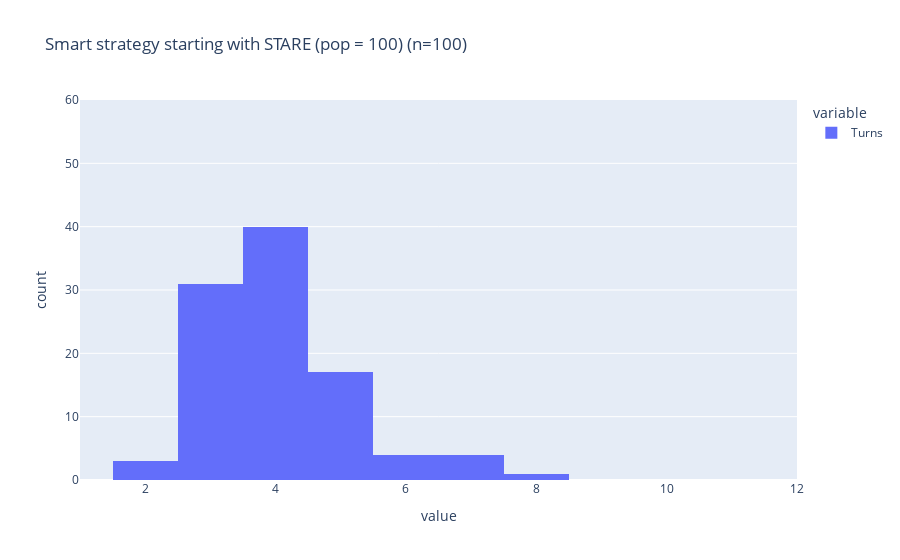

The code cell stored with this chart in its notebook:
### Code cell
px.histogram(stare_smart,nbins=12,range_x=[1,12], range_y=[0,60], title="Smart strategy starting with STARE (pop = 100) (n=%d)" % (n))

### Figure 1 — Plotly figure (JSON) as saved in the notebook; plotly's stock layout.template omitted (floating-point values rounded to 4 significant figures)
{"data": [{"alignmentgroup": "True", "bingroup": "x", "hovertemplate": "variable=Turns<br>value=%{x}<br>count=%{y}<extra></extra>", "legendgroup": "Turns", "marker": {"color": "#636efa", "pattern": {"shape": ""}}, "name": "Turns", "nbinsx": 12, "offsetgroup": "Turns", "orientation": "v", "showlegend": true, "type": "histogram", "x": [2, 7, 4, 4, 5, 4, 4, 3, 8, 4, 4, 3, 4, 4, 5, 3, 4, 2, 5, 5, 4, 3, 3, 5, 3, 4, 3, 3, 4, 4, 3, 3, 4, 3, 4, 4, 5, 4, 7, 4, 4, 5, 4, 4, 6, 6, 5, 4, 4, 3, 4, 5, 5, 4, 3, 3, 4, 4, 4, 3, 3, 5, 4, 3, 6, 3, 3, 3, 7, 4, 3, 4, 6, 4, 3, 2, 3, 5, 3, 3, 3, 3, 4, 4, 4, 5, 5, 7, 3, 4, 3, 4, 4, 5, 5, 4, 5, 3, 3, 4], "xaxis": "x", "yaxis": "y"}], "layout": {"barmode": "relative", "legend": {"title": {"text": "variable"}, "tracegroupgap": 0}, "title": {"text": "Smart strategy starting with STARE (pop = 100) (n=100)"}, "xaxis": {"anchor": "y", "domain": [0, 1], "range": [1, 12], "title": {"text": "value"}}, "yaxis": {"anchor": "x", "domain": [0, 1], "range": [0, 60], "title": {"text": "count"}}}}
